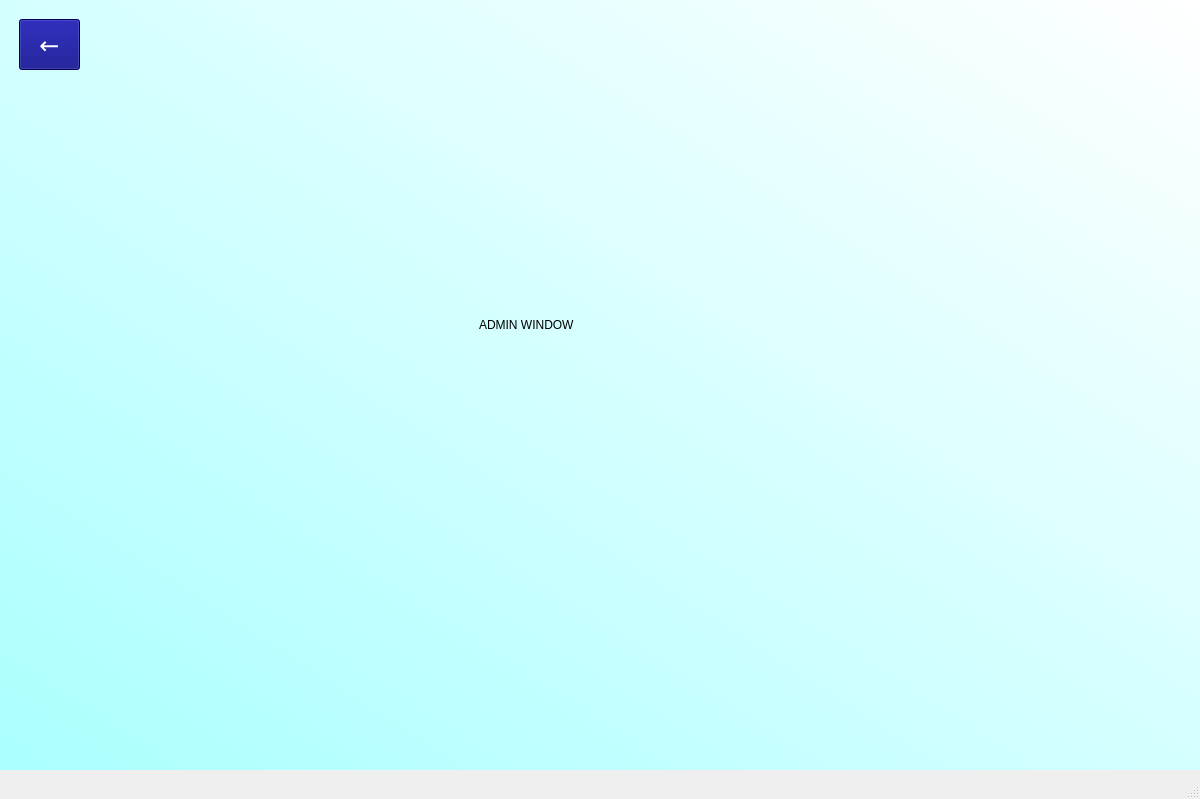
<?xml version="1.0" encoding="UTF-8"?>
<ui version="4.0">
 <class>MainWindow</class>
 <widget class="QMainWindow" name="MainWindow">
  <property name="geometry">
   <rect>
    <x>0</x>
    <y>0</y>
    <width>1200</width>
    <height>799</height>
   </rect>
  </property>
  <property name="windowTitle">
   <string>MainWindow</string>
  </property>
  <widget class="QWidget" name="centralwidget">
   <widget class="QWidget" name="bgWidget" native="true">
    <property name="geometry">
     <rect>
      <x>-1</x>
      <y>-1</y>
      <width>1201</width>
      <height>771</height>
     </rect>
    </property>
    <property name="styleSheet">
     <string notr="true">QWidget#bgWidget{
background-color: qlineargradient(spread:reflect, x1:0, y1:1, x2:1, y2:0.00568182, stop:0 rgba(170, 255, 255, 255), stop:1 rgba(255, 255, 255, 255))}</string>
    </property>
    <widget class="QPushButton" name="backButton">
     <property name="geometry">
      <rect>
       <x>20</x>
       <y>20</y>
       <width>61</width>
       <height>51</height>
      </rect>
     </property>
     <property name="font">
      <font>
       <family>MS Reference Sans Serif</family>
       <pointsize>18</pointsize>
      </font>
     </property>
     <property name="cursor">
      <cursorShape>PointingHandCursor</cursorShape>
     </property>
     <property name="styleSheet">
      <string notr="true">QPushButton {
	color: rgb(255, 255, 255);
	background-color: rgb(0, 0, 127);
}

QPushButton:hover {
	background-color: rgb(85, 170, 255);
}</string>
     </property>
     <property name="text">
      <string>←</string>
     </property>
    </widget>
    <widget class="QLabel" name="errorLabel">
     <property name="geometry">
      <rect>
       <x>430</x>
       <y>385</y>
       <width>291</width>
       <height>31</height>
      </rect>
     </property>
     <property name="styleSheet">
      <string notr="true">font: 7pt &quot;MS Reference Sans Serif&quot;;
color: rgb(255, 0, 0);</string>
     </property>
     <property name="text">
      <string/>
     </property>
    </widget>
    <widget class="QLabel" name="label">
     <property name="geometry">
      <rect>
       <x>480</x>
       <y>210</y>
       <width>251</width>
       <height>231</height>
      </rect>
     </property>
     <property name="text">
      <string>ADMIN WINDOW</string>
     </property>
    </widget>
   </widget>
  </widget>
  <widget class="QMenuBar" name="menubar">
   <property name="geometry">
    <rect>
     <x>0</x>
     <y>0</y>
     <width>1200</width>
     <height>26</height>
    </rect>
   </property>
  </widget>
  <widget class="QStatusBar" name="statusbar"/>
 </widget>
 <resources/>
 <connections/>
</ui>
